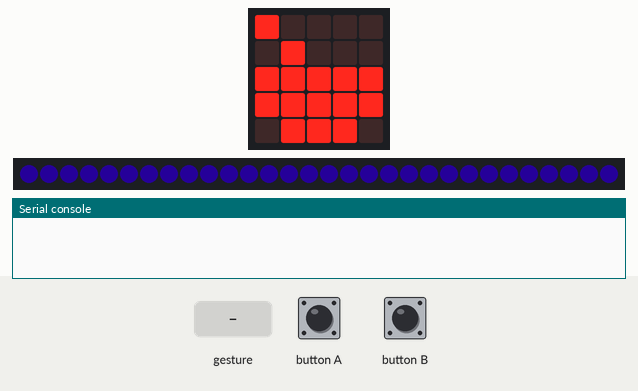
A program run on a simulated BBC micro:bit (MakeCode). Shown: the board's 5×5 LED display, 30 RGB LEDs in strip order, left to right, the last lines printed to the serial console. Inputs (shaded band) come from the test bench. Dim RGB values are drawn brighter than linear; no radio messages arrive unless stated (any console line starting 'radio sent:' is added by the test bench); a tilt is held for 1.5 s and a shake lasts 1 s, then the board lies face up again.

Above: at 1.6 s.
1.7 s: button A pressed for 0.15 s
At 2.4 s:
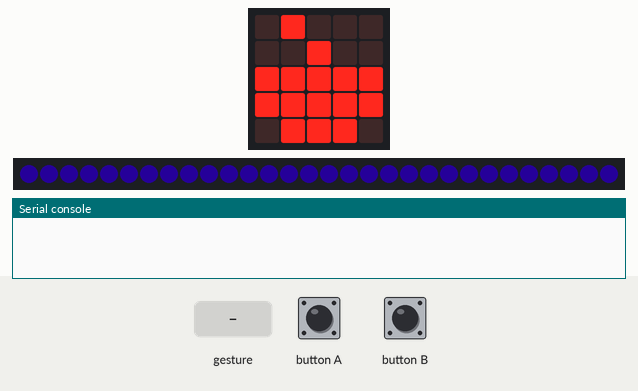
3.3 s: button B pressed for 0.15 s
At 4.5 s:
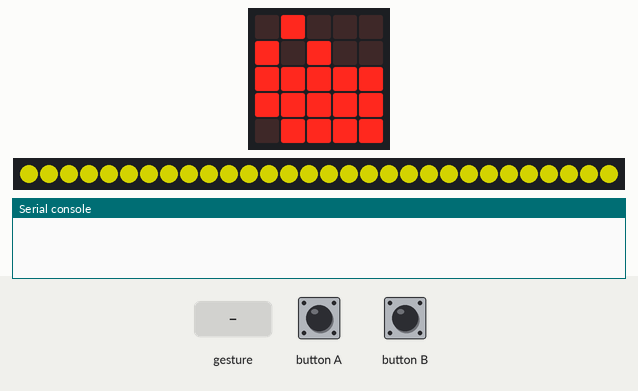
4.9 s: gesture 'shake'
At 6.2 s:
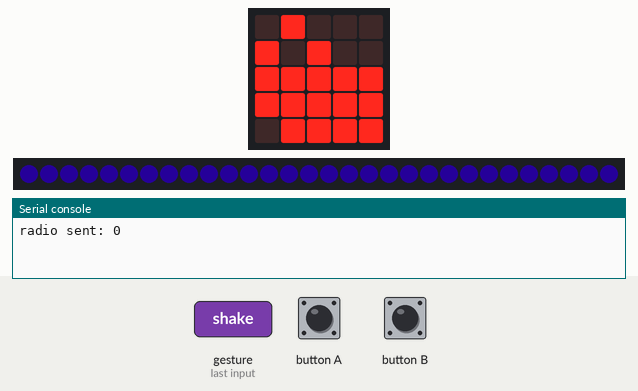
6.6 s: button A pressed for 0.15 s
At 7.7 s:
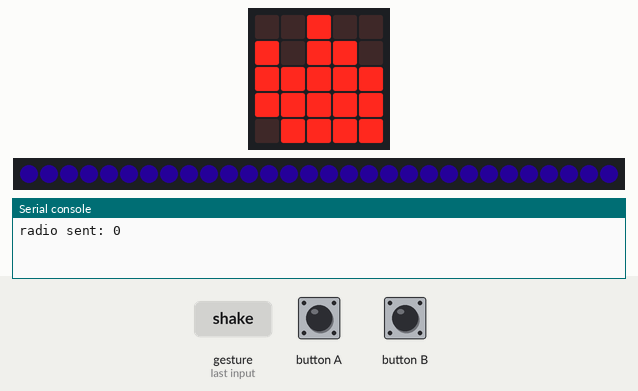
8.2 s: button B pressed for 0.15 s
At 9.3 s:
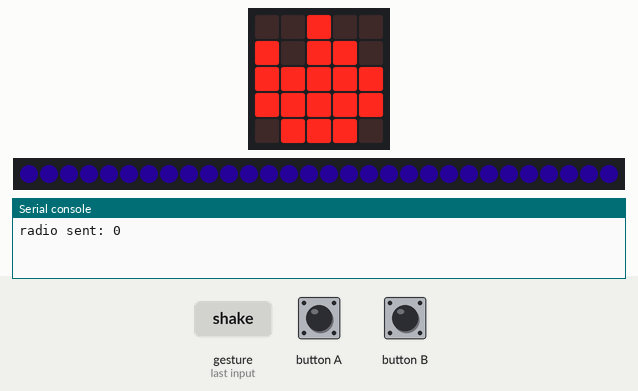
9.8 s: button A pressed for 0.15 s
At 10.8 s:
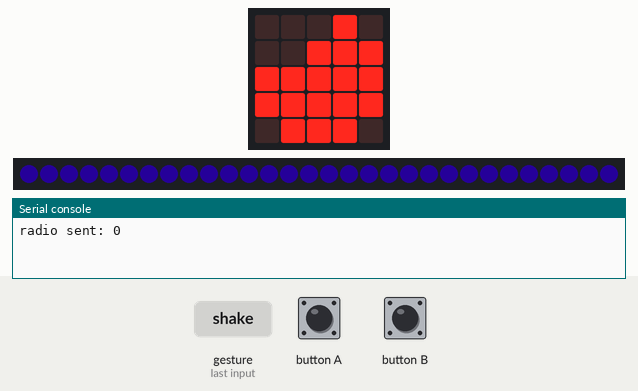
Timing chart, 0 to 12.4 s (numbered marks = the images above; inputs shaded):
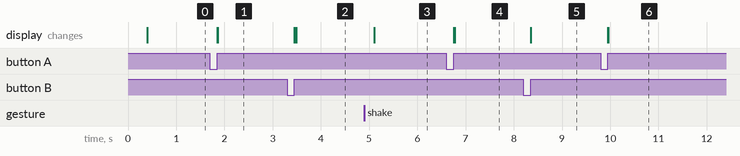

The program:

main.ts
```typescript
radio.onReceivedNumber(function (receivedNumber) {
    if (receivedNumber == adresse) {
        lumiere = 1
        strip.showColor(neopixel.colors(NeoPixelColors.Yellow))
    }
})
input.onButtonPressed(Button.A, function () {
    led.unplot(adresse, 0)
    led.unplot(suivant, 1)
    adresse += 1
    if (adresse > maxAdresse) {
        adresse = 0
    }
    suivant = adresse + 1
    if (suivant > maxAdresse) {
        suivant = 0
    }
    basic.pause(200)
})
input.onButtonPressed(Button.B, function () {
    if (dernier == 0) {
        dernier = 1
        led.plot(4, 4)
        lumiere = 1
        strip.showColor(neopixel.colors(NeoPixelColors.Yellow))
    } else {
        dernier = 0
        led.unplot(4, 4)
        lumiere = 0
        strip.showColor(neopixel.hsl(255, 125, 10))
    }
    basic.pause(200)
})
input.onGesture(Gesture.Shake, function () {
    if (lumiere == 1) {
        lumiere = 0
        strip.showColor(neopixel.hsl(255, 125, 10))
        radio.sendNumber(suivant)
    }
})
let lumiere = 0
let dernier = 0
let suivant = 0
let adresse = 0
let maxAdresse = 0
let strip: neopixel.Strip = null
basic.clearScreen()
radio.setGroup(35)
basic.showLeds(`
    . . . . .
    . . . . .
    # # # # #
    # # # # #
    . # # # .
    `)
strip = neopixel.create(DigitalPin.P0, 30, NeoPixelMode.RGB)
maxAdresse = 4
adresse = 0
suivant = 1
dernier = 0
lumiere = 0
strip.showColor(neopixel.hsl(255, 125, 10))
basic.forever(function () {
    led.plot(adresse, 0)
    led.plot(suivant, 1)
    if (dernier == 1) {
        suivant = 0
    }
})
```

test.ts
```typescript
// les tests vont ici ; cela ne sera pas compilé si ce paquet est utilisé en tant qu'extension.
```

Measured:
- after the input at 1.7 s, the display: first changes after 0.15 s (image 1 shows a later state)
- after the input at 3.3 s, the display: first changes after 0.15 s (image 2 shows a later state)
- after the input at 6.6 s, the display: first changes after 0.15 s (image 4 shows a later state)
- after the input at 8.2 s, the display: changes after 0.15 s (image 5)
- after the input at 9.8 s, the display: first changes after 0.15 s (image 6 shows a later state)
